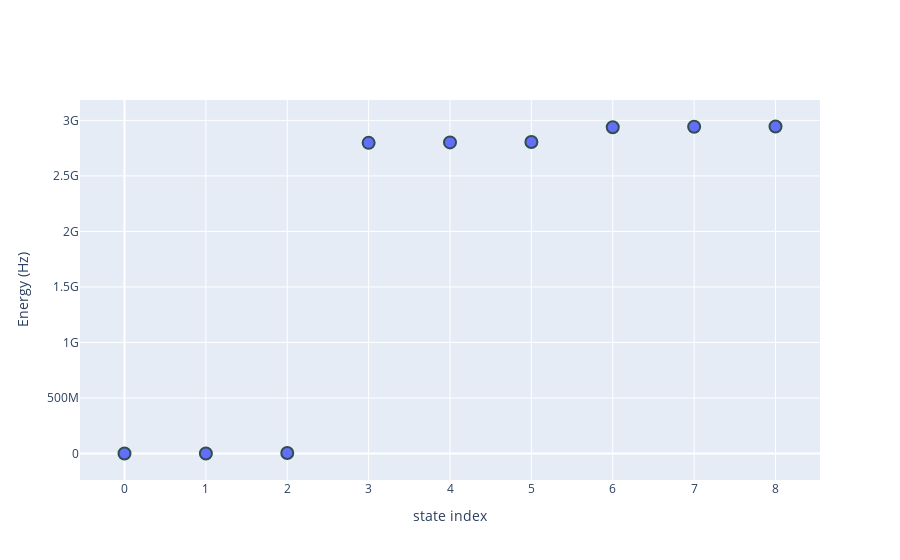

Here is the notebook cell this chart was saved with:
### Code cell
state_probs_text = [nvmodels.utilities.two_qutrit_state_to_text(s, decimals=5) for s in eigenstates]
nvmodels.plotting.plot_eigenspectrum_plotly(eigenvalues, state_probs_text, ylabel = "Energy (Hz)")

### Figure 1 — Plotly figure (JSON) as saved in the notebook; plotly's stock layout.template omitted (floating-point values rounded to 4 significant figures)
{"data": [{"hovertext": ["0.001|1,0> + 1.000|0,1>", "1.000|0,-1> + 0.001|-1,0>", "0.001|1,-1> + 1.000|0,0> + 0.001|-1,1>", "1.000|-1,-1>", "0.000|1,-1> + 0.001|0,0> + 1.000|-1,1>", "0.001|0,-1> + 1.000|-1,0>", "1.000|1,1>", "1.000|1,-1> + 0.001|0,0> + 0.000|-1,1>", "1.000|1,0> + 0.001|0,1>"], "line": {"width": 0}, "marker": {"line": {"color": "DarkSlateGrey", "width": 2}, "size": 12}, "mode": "markers", "type": "scatter", "y": [0, 15260.0, 5015000.0, 2798000000.0, 2802000000.0, 2805000000.0, 2938000000.0, 2942000000.0, 2945000000.0]}], "layout": {"xaxis": {"title": {"text": "state index"}}, "yaxis": {"tickformat": "s", "title": {"text": "Energy (Hz)"}}}}
